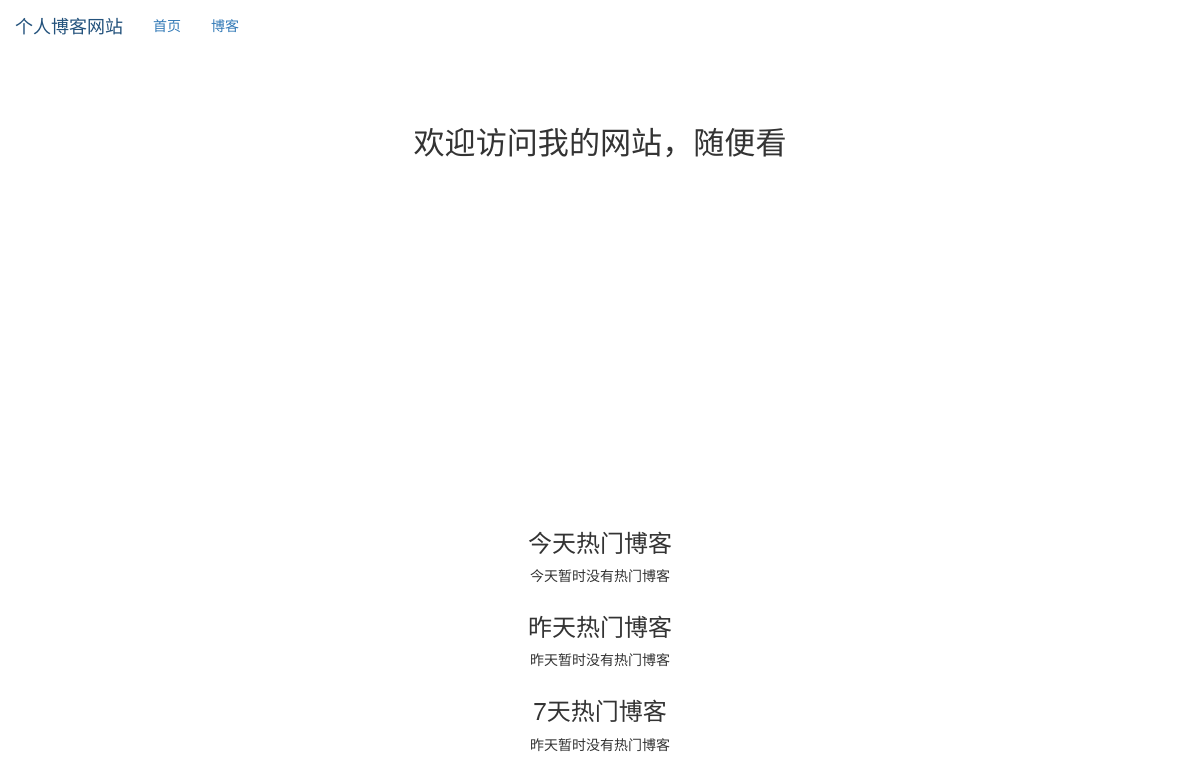
The app's page /, older data.
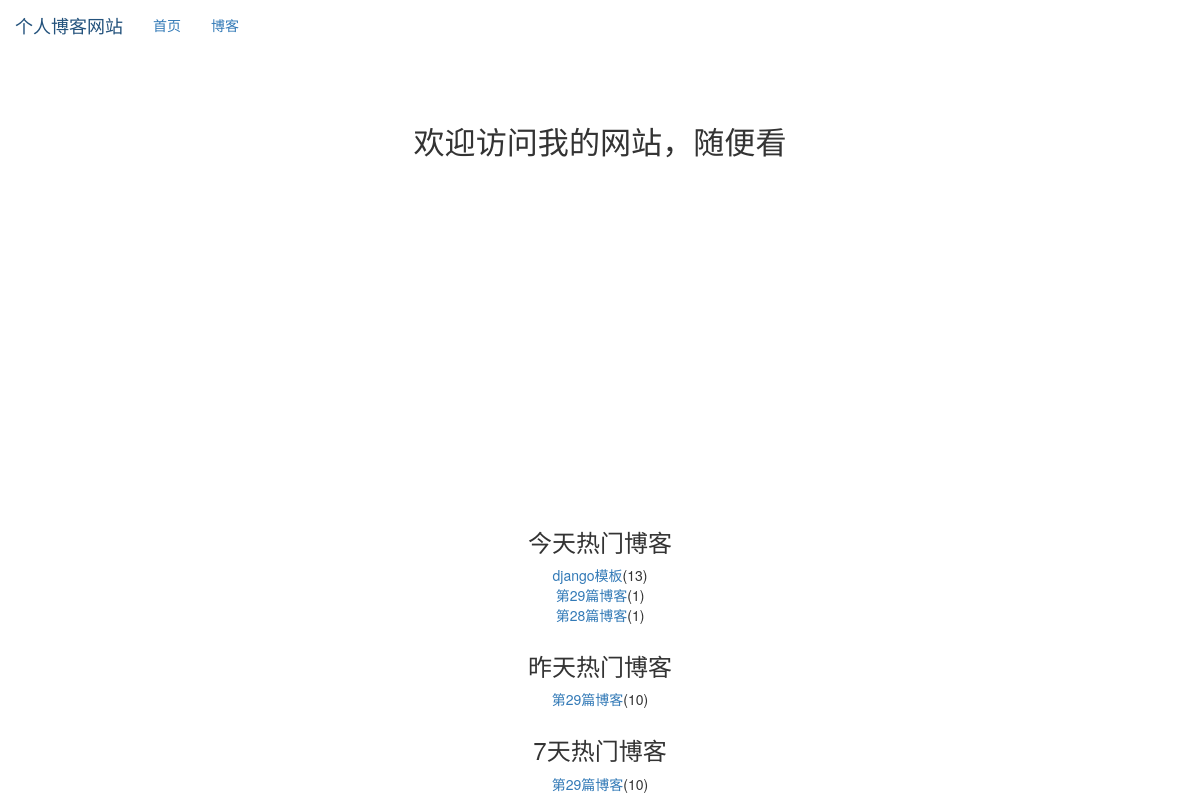
The same page, newer data.
### read_statistics/models.py (models this page shows)
class ReadDetail(models.Model):
    date = models.DateField(default=timezone.now)
    read_num = models.IntegerField(default=0)
    content_type = models.ForeignKey(ContentType,on_delete=models.DO_NOTHING)
    object_id =  models.PositiveIntegerField()
    content_object = GenericForeignKey('content_type','object_id')

### blog/models.py (models this page shows, shortened)
class Blog(models.Model,ReadNumExpandMethod):
    title = models.CharField(max_length=50)
    blog_type = models.ForeignKey(BlogType,on_delete=models.DO_NOTHING)
    content = RichTextUploadingField()
    author = models.ForeignKey(User,on_delete=models.DO_NOTHING)
    read_details = GenericRelation(ReadDetail)
    created_time = models.DateTimeField(auto_now_add=True)
    last_updated_time = models.DateTimeField(auto_now=True)
    class Meta:
        ordering = ['-created_time']

### mrwuzs_blog/views.py (the view)
# urls.py: 2. Add a URL to urlpatterns:  path('', views.home, name='home')
def home(request):
    blog_content_type = ContentType.objects.get_for_model(Blog)
    dates, read_nums = get_seven_days_read_data(blog_content_type)
    hot_blogs_for_7_days = cache.get('hot_blogs_for_7_days')
    if hot_blogs_for_7_days is None:
        hot_blogs_for_7_days = get_7_days_hot_blogs()
        cache.set('hot_blogs_for_7_days', hot_blogs_for_7_days, 3600)
    context = {}
    context['dates'] = dates
    context['read_nums'] = read_nums
    context['today_hot_data'] = get_today_hot_data(blog_content_type)
    context['yesterday_hot_data'] = get_yesterday_hot_data(blog_content_type)
    context['hot_blogs_for_7_days'] = hot_blogs_for_7_days
    return render(request, 'home.html', context)

### mrwuzs_blog/views.py (called while the page is built)
def get_7_days_hot_blogs():
    today = timezone.now().date()
    date = today - datetime.timedelta(days=7)
    blogs = Blog.objects \
                .filter(read_details__date__lt=today, read_details__date__gte=date) \
                .values('id', 'title') \
                .annotate(read_num_sum=Sum('read_details__read_num')) \
                .order_by('-read_num_sum')
    return blogs[:7]

### read_statistics/utils.py (called while the page is built)
def get_seven_days_read_data(content_type):
    today = timezone.now().date()
    dates = []
    read_nums = []
    for i in range(7, 0, -1):
        date = today - datetime.timedelta(days=i)
        dates.append(date.strftime('%m/%d'))
        read_details = ReadDetail.objects.filter(content_type=content_type, date=date)
        result = read_details.aggregate(read_num_sum=Sum('read_num'))
        read_nums.append(result['read_num_sum'] or 0)
    return dates, read_nums

def get_today_hot_data(content_type):
    today = timezone.now().date()
    read_details = ReadDetail.objects.filter(content_type=content_type, date=today).order_by('-read_num')
    return read_details[:7]

def get_yesterday_hot_data(content_type):
    today = timezone.now().date()
    yesterday = today-datetime.timedelta(days=1)
    read_details = ReadDetail.objects.filter(content_type=content_type, date=yesterday).order_by('-read_num')
    return read_details[:7]

### templates/home.html (shortened to what this page needs)
{% extends 'base.html' %}
{% load staticfiles %}
{% block henader-extend %}
    <link rel="stylesheet" href="{% static '/css/home.css' %}">
{% endblock %}
class="{% block nav_home_active %}active{% endblock %}"
{% block content %}
    <h3 class="home-content">欢迎访问我的网站，随便看</h3>
    <div id="container"></div>
     <div class="hot-data">
        <h3>今天热门博客</h3>
        <ul>
            {% for hot_data in today_hot_data %}
                <li><a href="{% url 'blog_detail' hot_data.content_object.pk %}">{{ hot_data.content_object.title }}</a>({{ hot_data.read_num }})</li>
            {% empty %}
                <li>今天暂时没有热门博客</li>
            {% endfor %}
        </ul>
    </div>
    <div class="hot-data">
        <h3>昨天热门博客</h3>
        <ul>
            {% for hot_data in yesterday_hot_data %}
                <li><a href="{% url 'blog_detail' hot_data.content_object.pk %}">{{ hot_data.content_object.title }}</a>({{ hot_data.read_num }})</li>
            {% empty %}
                <li>昨天暂时没有热门博客</li>
            {% endfor %}
        </ul>
    </div>
    <div class="hot-data">
        <h3>7天热门博客</h3>
        <ul>
            {% for hot_blog in hot_blogs_for_7_days %}
                <li><a href="{% url 'blog_detail' hot_blog.id %}">{{ hot_blog.title }}</a>({{ hot_blog.read_num_sum }})</li>
            {% empty %}
                <li>昨天暂时没有热门博客</li>
            {% endfor %}
        </ul>
    </div>
{% endblock %}

### templates/base.html (shortened to what this page needs)
{% load staticfiles %}
<!DOCTYPE html>
<html lang="zh-CN">
<head>
    <link rel="stylesheet" href="{% static '/css/base.css' %}">
    <link rel="stylesheet" href="{% static 'bootstrap-3.3.7/css/bootstrap.min.css' %}">
    {% block henader-extend %}{% endblock %}
</head>
<body>
<div class="navbar navber-default navbar-fixed-top" role="navigation">
    <div class="container-fluid">
      <div class="navbar-hender">
         <a class="navbar-brand" href="{% url 'home' %}">
            个人博客网站
         </a>
      </div>
        <div id="navbar-collapse" class="collapse navbar-collapse">
            <ul class="nav navbar-nav">
            <li class="{% block nav_home_active %}{% endblock %}"><a href="/">首页</a></li>
            <li class="{% block nav_blog_active %}{% endblock %}"><a href="{% url 'blog_list' %}">博客</a></li>
        </ul>
        </div>
    </div>
</div>
{% block content %}{% endblock %}
</body>
</html>

### static/css/base.css (style rules this page uses)
* { margin: 0; padding: 0; }
body { margin-top:70px!important; }
ul { list-style-type: none!important; }

### static/css/home.css (style rules this page uses)
h3.home-content { font-size: 222%; text-align: center; margin-top: 4em; margin-bottom: 2em; }
div#container { margin: 0 auto; height: 20em; min-width: 20em; max-width: 30em; }
div.hot-data { text-align: center; margin-top: 2em; }

Row changes from the older to the newer data that the page shows:
added ReadDetail: content_object "django模板", read_num "13", shown under "今天热门博客"
added ReadDetail: content_object "第29篇博客", read_num "1", shown under "今天热门博客"
added ReadDetail: content_object "第28篇博客", read_num "1", shown under "今天热门博客"
added ReadDetail: content_object "第29篇博客", read_num "10", shown under "昨天热门博客"
now on this page (row unchanged): Blog: title "第29篇博客", read_num_sum "10"
Text that changed along with them:
text no longer shown: "今天暂时没有热门博客 昨天暂时没有热门博客 昨天暂时没有热门博客"
